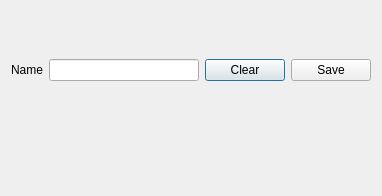
<?xml version="1.0" encoding="UTF-8"?>
<ui version="4.0">
 <class>Dialog</class>
 <widget class="QDialog" name="Dialog">
  <property name="geometry">
   <rect>
    <x>0</x>
    <y>0</y>
    <width>382</width>
    <height>196</height>
   </rect>
  </property>
  <property name="windowTitle">
   <string>Dialog</string>
  </property>
  <layout class="QVBoxLayout" name="verticalLayout">
   <item>
    <layout class="QHBoxLayout" name="horizontalLayout">
     <item>
      <widget class="QLabel" name="label">
       <property name="text">
        <string>Name</string>
       </property>
      </widget>
     </item>
     <item>
      <widget class="QLineEdit" name="txtName"/>
     </item>
     <item>
      <widget class="QPushButton" name="btnClear">
       <property name="text">
        <string>Clear</string>
       </property>
       <property name="icon">
        <iconset>
         <normalon>:/resources/images/file.png</normalon>
        </iconset>
       </property>
      </widget>
     </item>
     <item>
      <widget class="QPushButton" name="btnSave">
       <property name="text">
        <string>Save</string>
       </property>
       <property name="icon">
        <iconset>
         <normalon>:/resources/images/disk.png</normalon>
        </iconset>
       </property>
      </widget>
     </item>
    </layout>
   </item>
   <item>
    <widget class="QDialogButtonBox" name="buttonBox">
     <property name="standardButtons">
      <set>QDialogButtonBox::NoButton</set>
     </property>
    </widget>
   </item>
  </layout>
 </widget>
 <resources/>
 <connections/>
</ui>
